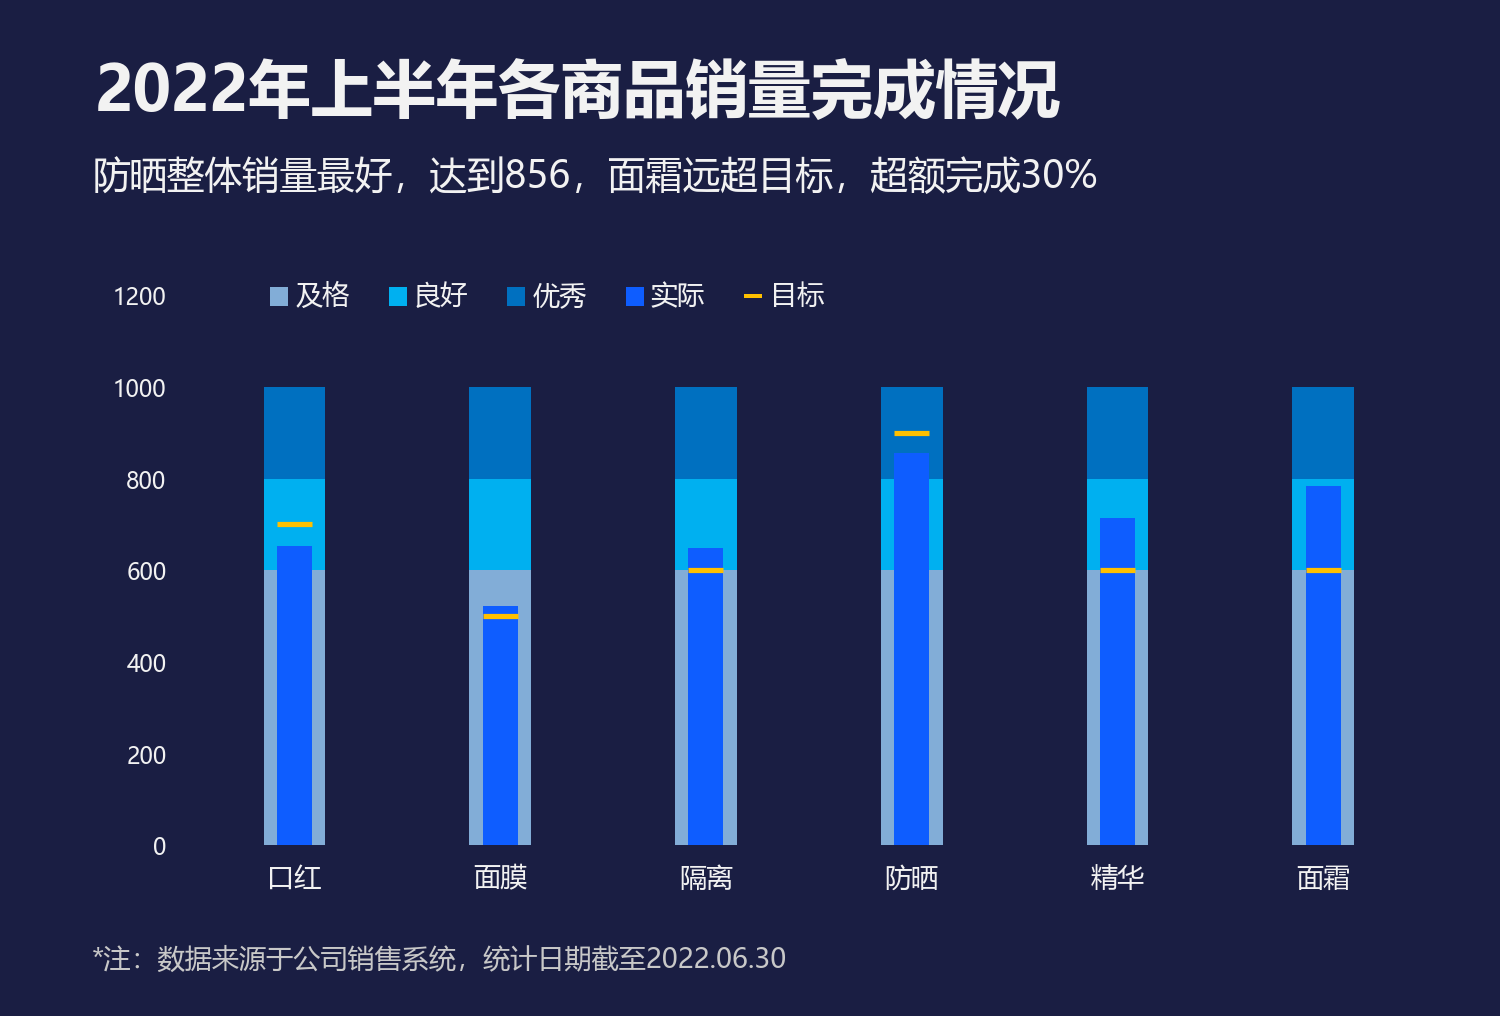

Write the Python code that produced this figure.
# -*- coding: utf-8 -*-
"""25 子弹图 (依据 chart12.xml 复刻主图)

纵向柱子弹图: 6 组背景 3 段堆积区间(及格82ADD7 0-600 / 良好00B0F0 600-800 / 优秀0070C0 800-1000)
+ 实际销量亮蓝细条 0E5DFF + 目标黄色短横线 #FFC000(宽=柱宽)在目标值位置.
值轴 0-1200, 横轴商品名, 图例5项(上), 左上标题/副标题, 左下注释, 背景 #1A1E43.
几何来自 _chart25_obj2.png(2.08x, Chart 438.9x297.4) 实测
"""
import matplotlib
matplotlib.use('Agg')
import matplotlib.pyplot as plt
from matplotlib.patches import Rectangle
import numpy as np

plt.rcParams['font.sans-serif'] = ['Microsoft YaHei', 'SimHei', 'Arial Unicode MS']
plt.rcParams['axes.unicode_minus'] = False

BG = '#1A1E43'
C_PASS = '#82ADD7'   # 及格(最浅)
C_GOOD = '#00B0F0'   # 良好(中)
C_EXC = '#0070C0'    # 优秀(较深)
C_ACT = '#0E5DFF'    # 实际(亮蓝)
C_TGT = '#FFC000'    # 目标(黄)
TXT = '#F2F2F2'

W, H = 438.9, 297.4
x = np.arange(6)
actual = [653, 523, 648, 856, 714, 785]
target = [700, 500, 600, 900, 600, 600]
cats = ['口红', '面膜', '隔离', '防晒', '精华', '面霜']

fig = plt.figure(figsize=(10, 10 * H / W), facecolor=BG)
ax = fig.add_axes([0.1277, 0.168, 0.823, 0.541], facecolor='none')

# 3 段堆积背景(宽) 及格0-600 / 良好600-800 / 优秀800-1000
bw = 0.30
ax.bar(x, [600]*6, width=bw, color=C_PASS, zorder=1)
ax.bar(x, [200]*6, width=bw, bottom=[600]*6, color=C_GOOD, zorder=1)
ax.bar(x, [200]*6, width=bw, bottom=[800]*6, color=C_EXC, zorder=1)
# 实际销量(窄细条) 居中叠加
aw = 0.17
ax.bar(x, actual, width=aw, color=C_ACT, zorder=3)
# 目标短横线(宽=实际柱宽, 黄)
for i, v in enumerate(target):
    ax.hlines(v, i-aw/2, i+aw/2, colors=C_TGT, lw=2.5, zorder=4)

ax.set_xlim(-0.5, 5.5); ax.set_ylim(0, 1200)
ax.set_yticks([0, 200, 400, 600, 800, 1000, 1200])
ax.tick_params(axis='y', colors=TXT, length=0, labelsize=11, pad=12)
ax.tick_params(axis='x', length=0)
ax.set_xticks(x); ax.set_xticklabels([])
for s in ax.spines.values(): s.set_visible(False)
# 横轴分类(fig 精确位置)
for i, cat in enumerate(cats):
    cx_fig = 0.1277 + (i+0.5)/6*0.823
    fig.text(cx_fig, 0.135, cat, ha='center', va='center', color=TXT, fontsize=13)

# 图例(上部 y0.708): 5 项横排 及格/良好/优秀/实际/目标
def legend_box(fx, color, filled):
    if filled:
        fig.add_artist(Rectangle((fx, 0.708-0.009), 0.012, 0.018, transform=fig.transFigure,
                                 facecolor=color, edgecolor='none'))
    else:
        fig.add_artist(Rectangle((fx, 0.708-0.009), 0.012, 0.018, transform=fig.transFigure,
                                 facecolor='none', edgecolor=color, lw=1.2))
x0 = 0.18
step = 0.079
legend_box(x0+0*step, C_PASS, True); fig.text(x0+0*step+0.017, 0.708, '及格', va='center', color=TXT, fontsize=13)
legend_box(x0+1*step, C_GOOD, True); fig.text(x0+1*step+0.017, 0.708, '良好', va='center', color=TXT, fontsize=13)
legend_box(x0+2*step, C_EXC, True); fig.text(x0+2*step+0.017, 0.708, '优秀', va='center', color=TXT, fontsize=13)
legend_box(x0+3*step, C_ACT, True); fig.text(x0+3*step+0.017, 0.708, '实际', va='center', color=TXT, fontsize=13)
# 目标: 短横线符号
fig.add_artist(Rectangle((x0+4*step, 0.708-0.002), 0.012, 0.004, transform=fig.transFigure,
                         facecolor=C_TGT, edgecolor='none'))
fig.text(x0+4*step+0.017, 0.708, '目标', va='center', color=TXT, fontsize=13)

# 标题/副标题(左上)
fig.text(0.063, 0.939, '2022年上半年各商品销量完成情况', ha='left', va='top',
         color=TXT, fontsize=30, fontweight='bold')
fig.text(0.062, 0.844, '防晒整体销量最好，达到856，面霜远超目标，超额完成30%', ha='left', va='top',
         color=TXT, fontsize=18)

# 注释(左下)
fig.text(0.061, 0.055, '*注：数据来源于公司销售系统，统计日期截至2022.06.30', ha='left', va='center',
         color='#C8C8C8', fontsize=13)

plt.savefig('25 子弹图.png', dpi=150, facecolor=BG)
print('已生成 25 子弹图.png')
